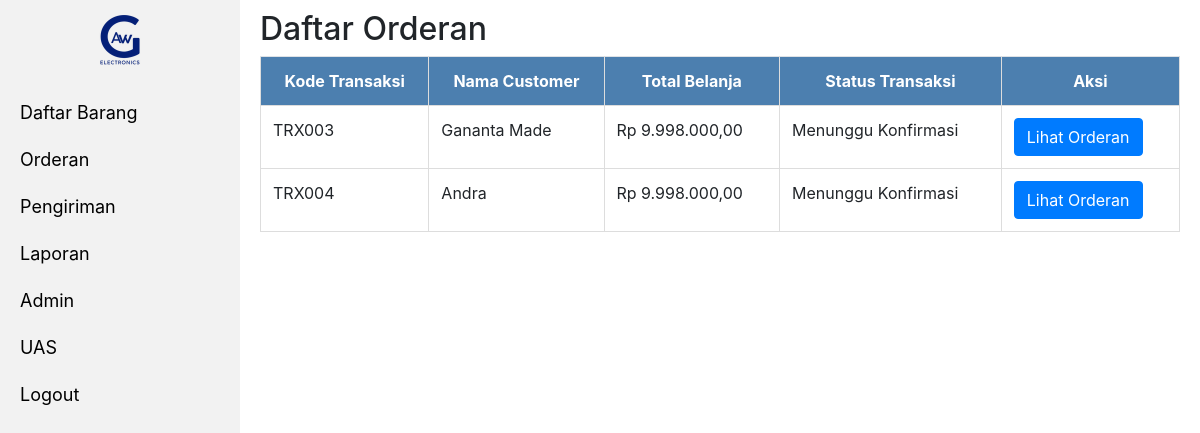
Page /admin/pages/orderan.php (signed in) on the committed database.
### tables this page shows
CREATE TABLE `tb_transaksi` (
  `id_transaksi` int(11) NOT NULL,
  `kode_transaksi` varchar(20) NOT NULL,
  `kode_customer` varchar(20) NOT NULL,
  `total` int(11) NOT NULL,
  `alamat` text NOT NULL,
  `jenis_transaksi` varchar(20) NOT NULL,
  `tgl_transaksi` timestamp NOT NULL DEFAULT current_timestamp(),
  `status_transaksi` varchar(20) NOT NULL
);

CREATE TABLE `tb_customer` (
  `id_customer` int(11) NOT NULL,
  `kode_customer` varchar(20) NOT NULL,
  `kode_level` varchar(20) NOT NULL,
  `nama` varchar(50) NOT NULL,
  `email` varchar(30) NOT NULL,
  `password` varchar(100) NOT NULL,
  `no_telp` varchar(20) NOT NULL,
  `jenis_kelamin` varchar(10) NOT NULL,
  `alamat` text NOT NULL
);

### admin/includes/database.php (called while the page is built, shortened)
<?php
    class database{
        public function __construct(){
            $this->koneksi = mysqli_connect("localhost", "root", "", "awg_electronics");
        }
    }
?>

### admin/includes/transaksi.php (called while the page is built, shortened)
<?php
    require_once('database.php');
    class transaksi extends database{
        public function tampilSemua(){
            $sql = "SELECT tb_transaksi.*,tb_customer.nama from tb_transaksi JOIN tb_customer ON tb_transaksi.kode_customer = tb_customer.kode_customer WHERE status_transaksi = 'Menunggu Konfirmasi' ORDER BY tgl_transaksi ASC";
            $query = mysqli_query($this->koneksi, $sql);
            if(mysqli_num_rows($query) > 0){
                while($d = mysqli_fetch_assoc($query)){
                    $data[] = $d;
                }
                return $data;
            }else{
                return false;
            }
        }
}

### admin/includes/barang.php (called while the page is built, shortened)
<?php
    require_once('database.php');
    class barang extends database{
        public function rupiah($angka){
            $hasil_rupiah = "Rp " . number_format($angka,2,',','.');
	        return $hasil_rupiah;
        }
    }
?>

### admin/pages/orderan.php (the view, shortened to what this page needs)
<?php
  require_once("../includes/transaksi.php");
  require_once("../includes/barang.php");
  $transaksi = new transaksi();
  $barang = new barang();
?>
<!DOCTYPE html>
<html>
<head>
  <?php include "../header.php";?>
</head>
<body>
<?php include "sidebar.php"; ?>
<div class="sidebar">
  <h2>Daftar Orderan</h2>
    <table class="table">
      <tr>
        <th>Kode Transaksi</th>
        <th>Nama Customer</th>
        <th>Total Belanja</th>
        <th>Status Transaksi</th>
        <th>Aksi</th>
      </tr>
      <?php
            if($transaksi->tampilSemua() == False){
                ?><td colspan='5'><center>Belum ada Transaksi!</center></td>
                <?php
                }else{
                foreach ($transaksi->tampilSemua() as $data) {
                ?>
      <tr>
          <td><?php echo $data['kode_transaksi'];?></td>
          <td><?php echo $data['nama'];?></td>
          <td><?php echo $barang->rupiah($data['total']);?></td>
          <td><?php echo $data['status_transaksi'];?></td>
          <td>
            <a href="lihat-order.php?id=<?php echo $data['kode_transaksi'];?>&aksi=lihat" class="btn btn-primary">Lihat Orderan</a>
          </td>
      </tr>
      <?php }}?>
    </table>
</div>
</body>
</html>

### admin/assets/css/style.css (style rules this page uses)
body { margin: 0; font-family: arial; }
.sidebar { margin-left: 20%; padding: 10px 20px; }
.table { border-collapse: collapse; width: 80%; }
.table td, .table th { border: 1px solid #ddd; padding: 8px; }
.table th { padding-top: 12px; padding-bottom: 12px; background-color: rgb(76, 127, 175); color: white; text-align: center; }

### rows in the picture
tb_transaksi: kode_transaksi "TRX003", tb_customer.nama "Gananta Made", total "Rp 9.998.000,00", status_transaksi "Menunggu Konfirmasi"
tb_transaksi: kode_transaksi "TRX004", tb_customer.nama "Andra", total "Rp 9.998.000,00", status_transaksi "Menunggu Konfirmasi"
